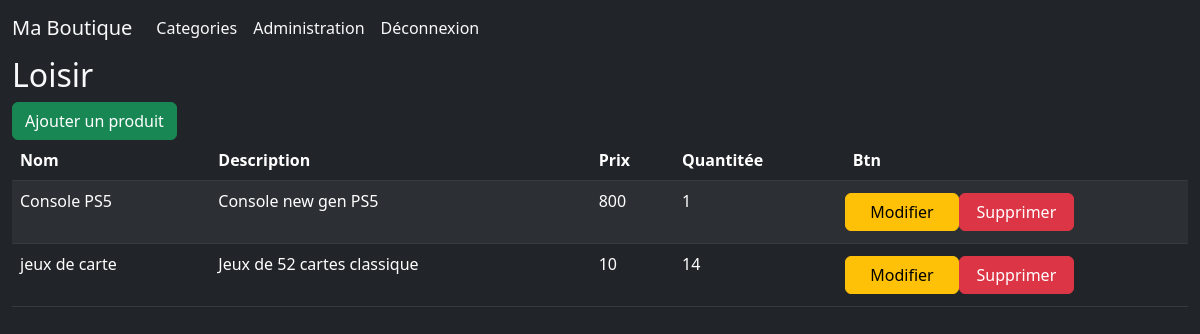
Page /index.php?page=produit&action=list_by_categorie&categorie=2 (signed in) on the committed database.
### tables this page shows
CREATE TABLE `categories` (
  `id` int(11) NOT NULL,
  `nom` varchar(255) NOT NULL
);

CREATE TABLE `produits` (
  `id` int(11) NOT NULL,
  `nom` varchar(255) NOT NULL,
  `description` varchar(255) NOT NULL,
  `quantite` int(11) NOT NULL,
  `prix` int(11) NOT NULL,
  `categorie` int(11) NOT NULL
);

### controllers/ProduitController.php (called while the page is built, shortened)
<?php
    class ProduitController extends ProduitManager{
        public function getProduitByCategorie($id_categorie){
            $catManager = new CategorieManager();
            $cat = $catManager->findOneById($id_categorie);
            $produits = $this->findByCategorie($id_categorie);
            require 'views/produit/list_by_categorie.php';
            $vue = ob_get_clean();
            return $vue;
        }
    }

### class/BDD.php (called while the page is built, shortened)
<?php
class BDD{
    private $host = 'localhost';
    private $database = 'maboutique';
    private $user = 'root';
    private $pwd = '';
    protected $co = false;
    public function __construct(){
        if(!$this->co){
            try{
                $this->co = new PDO('mysql:host='.$this->host.';dbname='.$this->database,$this->user,$this->pwd);
                $this->co->setAttribute(PDO::ATTR_ERRMODE,PDO::ERRMODE_EXCEPTION);
            }catch(Exception $e){
                die($e->getMessage());
            }
        }
    }
}

### models/CategorieManager.php (called while the page is built, shortened)
<?php
    class CategorieManager extends BDD{
        public function findOneById($id){
            $sql = 'SELECT * from categories WHERE id = :id';
            $select= $this->co->prepare($sql);
            $select->execute(['id' => $id]);
            return $select->fetch();
        }
    }

### models/ProduitManager.php (called while the page is built, shortened)
<?php
class ProduitManager extends BDD{
    public function findByCategorie($id_marque){
        $sql = 'SELECT * FROM produits WHERE categorie = :id';
        $select = $this->co->prepare($sql);
        $select->execute(['id'=>$id_marque]);
        return $select->fetchAll();
    }
}

### views/produit/list_by_categorie.php (the view)
<h2><?= $cat['nom'];?></h2>
<?= (!empty($_SESSION) && $_SESSION['admin'] === true) ? '<a class="btn btn-success" href="?page=produit&action=add&categorie='.$_GET["categorie"].'">Ajouter un produit</a>' : '';?>
<?php
if(!empty($produits)){
    ?>
    <table class="table table-dark table-striped">
        <thead>
            <tr>
                <th>Nom</th>
                <th>Description</th>
                <th>Prix</th>
                <th>Quantitée</th>
                <th>Btn</th>
            </tr>
        </thead>
        <tbody><?php
        foreach($produits as $produit)
        {
            ?>
            <tr>
            <td><p><?=$produit['nom'];?></p></td>
            <td><p><?=$produit['description'];?></p></td>
            <td><p><?=$produit['prix'];?></p></td>
            <td><p><?=$produit['quantite'];?></p></td>
            <td><div class="row p-1">
                <?php
                if(!empty($_SESSION) && $_SESSION['admin'] === true)
                {
                    ?>
                    <a class="btn btn-warning col-12 col-sm-6 col-lg-4" href="?page=produit&action=update&produit=<?=$produit['id'];?>">Modifier</a>
                    <a class="btn btn-danger col-12 col-sm-5 col-lg-4" href="?page=produit&action=delete&produit=<?=$produit['id'];?>&categorie=<?=$_GET['categorie'];?>">Supprimer</a>
                <?php
                }
                ?>
            </div></td>
            </tr>
            <?php
        }
        ?>
        </tbody>
    </table>
    <?php
}else{
    echo "<p>Il n'y a pas de produit associé a cette categorie</p>";
}

### rows in the picture
categories: nom "Loisir"
produits: nom "Console PS5", description "Console new gen PS5", prix "800", quantite "1"
produits: nom "jeux de carte", description "Jeux de 52 cartes classique", prix "10", quantite "14"
